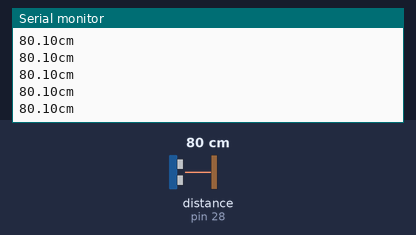
A sketch run on a simulated Arduino Mega 2560, built with avr-gcc and run on an emulated ATmega2560. On the bench: the last lines printed to the serial monitor. Wiring (inferred from the names in the program): ultrasonic range finder: trigger pin 29; echo pin 28. The test bench sets the inputs (shaded band); at power-on: distance to the obstacle (sensor on pin 28) 80 cm. The echo pulse lasts 58.3 µs per cm.

Above: at 1.2 s.
1.3 s: distance to the obstacle (sensor on pin 28) set to 2 cm
At 1.35 s:
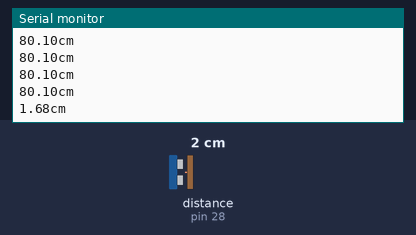
4.3 s: distance to the obstacle (sensor on pin 28) set to 4 cm
At 4.31 s:
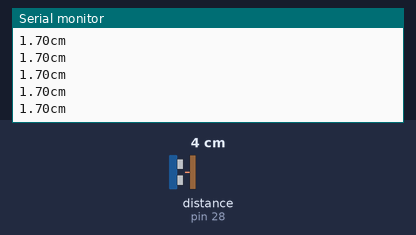
Timing chart, 0 to 7.3 s (numbered marks = the images above; inputs shaded):
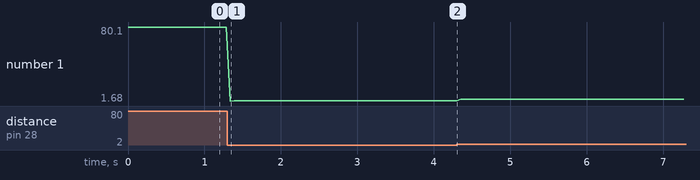

The sketch:

HC_SR04_ultrosonic_sensor.ino
```cpp
const int TrigPin = 29;
const int EchoPin = 28;

void setup()
{
Serial.begin(9600);
pinMode(TrigPin, OUTPUT);
pinMode(EchoPin, INPUT);
}
void loop()
{
  float cm;
digitalWrite(TrigPin, LOW); //低高低电平发一个短时间脉冲去TrigPin
delayMicroseconds(2);
digitalWrite(TrigPin, HIGH);
delayMicroseconds(10);
digitalWrite(TrigPin, LOW);

cm = pulseIn(EchoPin, HIGH) / 58.0; //将回波时间换算成cm
cm = (int(cm * 100.0)) / 100.0; //
Serial.print(cm);
Serial.print("cm");
Serial.println();
delay(50);
}
```

Measured:
- after the input at 1.3 s, the serial monitor: prints a new line at once (image 1)
- plotted number 1: 80.1 → 1.7 after the input at 1.3 s, 1.7 → 3.7 after the input at 4.3 s
